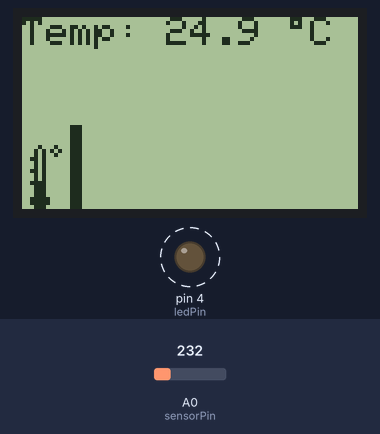
Bench run of a sketch on a simulated Arduino Uno, built with avr-gcc and run on an emulated ATmega328P. Parts: 84×48 one-colour display, output pins drawn as LEDs (lit = HIGH). Dashed ring = blinking. Inputs (shaded band) come from the test bench; at power-on: A0 (sensorPin) = 232.

Above: at 1.3 s.
1.4 s: A0 (sensorPin) set to 250
At 1.9 s:
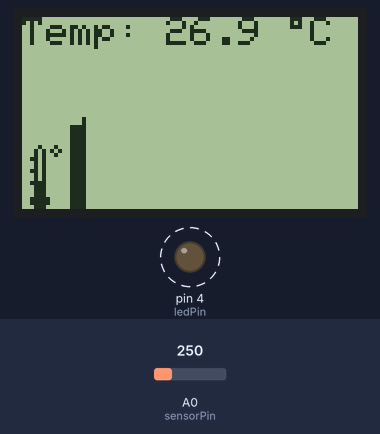
3.5 s: A0 (sensorPin) set to 266
At 4.0 s:
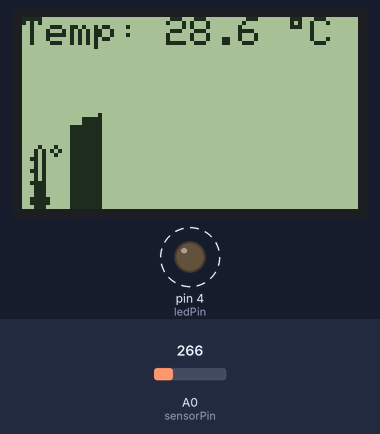
5.6 s: A0 (sensorPin) set to 290
At 6.0 s:
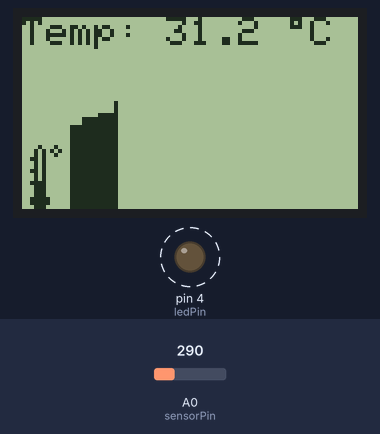
Timing chart, 0 to 13.6 s (numbered marks = the images above; inputs shaded):
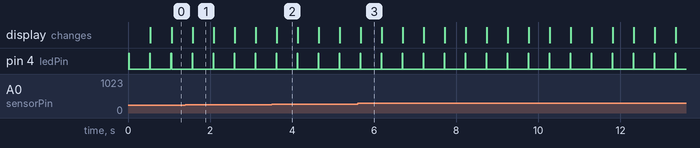

The sketch:

Thremometer.ino
```cpp
// (licence header left out)
#include <PCD8544.h>


static const byte sensorPin = 0;
static const byte ledPin = 4;

// The dimensions of the LCD (in pixels)...
static const byte LCD_WIDTH = 84;
static const byte LCD_HEIGHT = 48;

// The number of lines for the temperature chart...
static const byte CHART_HEIGHT = 5;

// A custom "degrees" symbol...
static const byte DEGREES_CHAR = 1;
static const byte degrees_glyph[] = { 0x00, 0x07, 0x05, 0x07, 0x00 };

// A bitmap graphic (10x2) of a thermometer...
static const byte THERMO_WIDTH = 10;
static const byte THERMO_HEIGHT = 2;
static const byte thermometer[] = { 0x00, 0x00, 0x48, 0xfe, 0x01, 0xfe, 0x00, 0x02, 0x05, 0x02, 0x00, 0x00, 0x62, 0xff, 0xfe, 0xff, 0x60, 0x00, 0x00, 0x00};

// following line has been modified from original code. Default pin assignment is not compatible with AtTiny pins
/*
 static unsigned char sclk = 2;
static unsigned char sdin = 1;
static unsigned char dc = 0;
static unsigned char sce = 3;
static unsigned char reset = 4;

static PCD8544 lcd (sclk,sdin,dc,reset,sce );
*/

static PCD8544 lcd (2,1,0,3,6); // goes to (clk, din, dc, rst, ce) of the LCD. Used non-existent output pin 6 for CE.
// Digital IO pin numbers are different from physical pin numbers.   See README.md
// it is possible to save one attiny  pin by connecting  CE of LCD to ground. It leaves ping 4 and 5 for other purpose. Check if pin 5 can be used. It is RESET pin


void setup() {
  lcd.begin(LCD_WIDTH, LCD_HEIGHT);

  // Register the custom symbol...

  lcd.createChar(DEGREES_CHAR, degrees_glyph);

  pinMode(ledPin, OUTPUT);

  // The internal 1.1V reference provides for better
  // resolution from the LM35, and is also more stable
  // when powered from either a battery or USB...
  analogReference(INTERNAL);
}


void loop() {
  // Start beyond the edge of the screen...
  static byte xChart = LCD_WIDTH;

  digitalWrite(ledPin, HIGH);

  // Read the temperature (in celsius)...
  float temp = (1.1 * analogRead(sensorPin) * 100.0) / 1024.0;

  // Print the temperature (using the custom "degrees" symbol)...
  lcd.setCursor(0, 0);
  lcd.print("Temp: ");
  lcd.print(temp, 1);
  lcd.print(" \001C ");

  // Draw the thermometer bitmap at the bottom left corner...
  lcd.setCursor(0, LCD_HEIGHT/8 - THERMO_HEIGHT);
  lcd.drawBitmap(thermometer, THERMO_WIDTH, THERMO_HEIGHT);

  // Wrap the chart's current position...
  if (xChart >= LCD_WIDTH) {
    xChart = THERMO_WIDTH + 2;
  }

  // Update the temperature chart...
  lcd.setCursor(xChart, 1);
  lcd.drawColumn(CHART_HEIGHT, map(temp, 0, 45, 0, CHART_HEIGHT*8));  // ...clipped to the 0-45C range.
  lcd.drawColumn(CHART_HEIGHT, 0);         // ...with a clear marker to see the current chart position.

  xChart++;

  digitalWrite(ledPin, LOW);
  delay(500);
}


/* EOF - Thermometer.ino  */
```

Measured:
- by itself, pin 4 (ledPin): alternates HIGH for 0.01 s and LOW for 0.50 s
- what the display in image 1 shows lasts 0.5 s, from 1.6 s to 2.1 s
